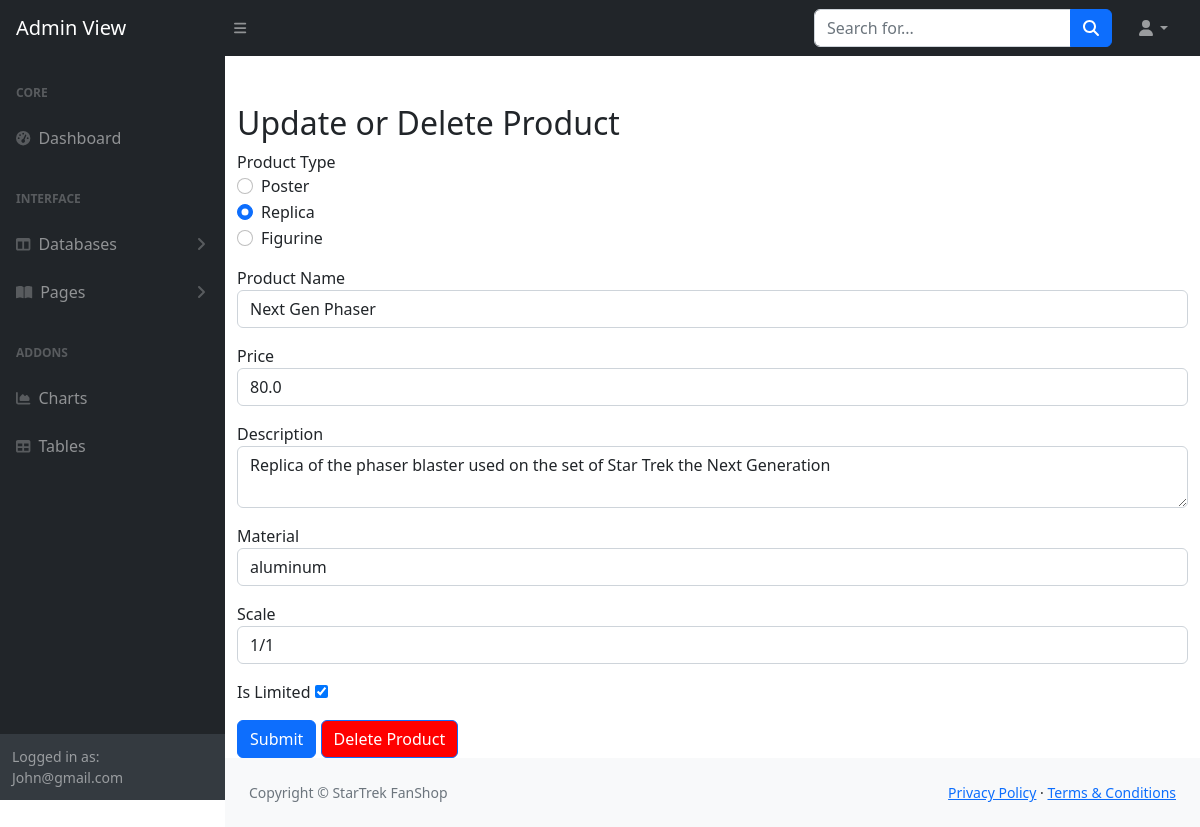
The page /manage_product/1 (signed in) on the database its author committed.
### tables this page shows
CREATE TABLE products (
        productID INTEGER PRIMARY KEY AUTOINCREMENT,
        productName TEXT NOT NULL,
        price REAL NOT NULL,
        type TEXT,
        gender TEXT,
        movable BOOLEAN,
        isMirror BOOLEAN,
        character TEXT,
        hasColour BOOLEAN,
        dimensions TEXT,
        material TEXT,
        scale TEXT,
        isLimited BOOLEAN,
        description TEXT,
        image_blob BLOB
    );

### app.py (the view, shortened to what this page needs)
@app.route('/manage_product/<int:productID>', methods=['GET', 'POST'])
def manage_product(productID):
    productService = ProductService()
    product = productService.get_product_by_id(productID)
    if product.image_blob:
        product.image = base64.b64encode(product.image_blob).decode('utf-8')
    else:
        product.image = None
    return render_template('manage_product.html', product=product)

### dao/productDAO.py (called while the page is built)
    def get_product_by_id(self, productID):
        sql = '''SELECT * FROM products WHERE productID = ?'''
        cursor = self.conn.execute(sql, (productID,))
        row = cursor.fetchone()
        if row:
            return Product(*row)
        self.conn.close()
        return None

### services/ProductService.py (called while the page is built)
    def get_product_by_id(self, productID):
        return self.productDAO.get_product_by_id(productID)

### templates/manage_product.html (shortened to what this page needs)
<!DOCTYPE html>
<html lang="en">
    <head>
        <link href="https://cdn.jsdelivr.net/npm/simple-datatables@7.1.2/dist/style.min.css" rel="stylesheet" />
        <link href="{{ url_for('static', filename='css/styles_admin.css') }}" rel="stylesheet" />
    </head>
    <body class="sb-nav-fixed">
        <nav class="sb-topnav navbar navbar-expand navbar-dark bg-dark">
            <a class="navbar-brand ps-3" href="index.html">Admin View</a>
            <button class="btn btn-link btn-sm order-1 order-lg-0 me-4 me-lg-0" id="sidebarToggle" href="#!"><i class="fas fa-bars"></i></button>
            <form class="d-none d-md-inline-block form-inline ms-auto me-0 me-md-3 my-2 my-md-0">
                <div class="input-group">
                    <input class="form-control" type="text" placeholder="Search for..." aria-label="Search for..." aria-describedby="btnNavbarSearch" />
                    <button class="btn btn-primary" id="btnNavbarSearch" type="button"><i class="fas fa-search"></i></button>
                </div>
            </form>
            <ul class="navbar-nav ms-auto ms-md-0 me-3 me-lg-4">
                <li class="nav-item dropdown">
                    <a class="nav-link dropdown-toggle" id="navbarDropdown" href="#" role="button" data-bs-toggle="dropdown" aria-expanded="false"><i class="fas fa-user fa-fw"></i></a>
                </li>
            </ul>
        </nav>
        <div id="layoutSidenav">
            <div id="layoutSidenav_nav">
                <nav class="sb-sidenav accordion sb-sidenav-dark" id="sidenavAccordion">
                    <div class="sb-sidenav-menu">
                        <div class="nav">
                            <div class="sb-sidenav-menu-heading">Core</div>
                            <a class="nav-link" href={{url_for('admin_page') }}
>
                                <div class="sb-nav-link-icon"><i class="fas fa-tachometer-alt"></i></div>
                                Dashboard
                            </a>
                            <div class="sb-sidenav-menu-heading">Interface</div>
                            <a class="nav-link collapsed" href="#" data-bs-toggle="collapse" data-bs-target="#collapseLayouts" aria-expanded="false" aria-controls="collapseLayouts">
                                <div class="sb-nav-link-icon"><i class="fas fa-columns"></i></div>
                                Databases
                                <div class="sb-sidenav-collapse-arrow"><i class="fas fa-angle-down"></i></div>
                            </a>
                            <a class="nav-link collapsed" href="#" data-bs-toggle="collapse" data-bs-target="#collapsePages" aria-expanded="false" aria-controls="collapsePages">
                                <div class="sb-nav-link-icon"><i class="fas fa-book-open"></i></div>
                                Pages
                                <div class="sb-sidenav-collapse-arrow"><i class="fas fa-angle-down"></i></div>
                            </a>
                            <div class="sb-sidenav-menu-heading">Addons</div>
                            <a class="nav-link" href="">
                                <div class="sb-nav-link-icon"><i class="fas fa-chart-area"></i></div>
                                Charts
                            </a>
                            <a class="nav-link" href="">
                                <div class="sb-nav-link-icon"><i class="fas fa-table"></i></div>
                                Tables
                            </a>
                        </div>
                    </div>
                    <div class="sb-sidenav-footer">
                        <div class="small">Logged in as: {{session['session_user']}}</div>
                    </div>
                </nav>
            </div>
            <div id="layoutSidenav_content">
    <div class="container mt-5">
        <h2>Update or Delete Product</h2>
        <form method="POST" name='edit' action="{{ url_for('manage_product', productID=product.productID) }}">
            <div class="form-group mb-3">
                <label>Product Type</label>
                <div class="form-check">
                    <input class="form-check-input" type="radio" name="productType" id="poster" value="poster" {% if product.type == 'poster' %} checked {% endif %} onchange="this.form.submit()">
                    <label class="form-check-label" for="poster">Poster</label>
                </div>
                <div class="form-check">
                    <input class="form-check-input" type="radio" name="productType" id="replica" value="replica" {% if product.type == 'replica' %} checked {% endif %} onchange="this.form.submit()">
                    <label class="form-check-label" for="replica">Replica</label>
                </div>
                <div class="form-check">
                    <input class="form-check-input" type="radio" name="productType" id="figurine" value="figurine" {% if product.type == 'figurine' %} checked {% endif %} onchange="this.form.submit()">
                    <label class="form-check-label" for="figurine">Figurine</label>
                </div>
            </div>
        </form>
        <form method="POST" name="save" action="{{ url_for('manage_product', productID=product.productID) }}" enctype="multipart/form-data">
            <div class="form-group mb-3">
                <label for="productName">Product Name</label>
                <input type="text" class="form-control" id="productName" name="productName" value="{{ product.productName }}" required>
            </div>
            <div class="form-group mb-3">
                <label for="price">Price</label>
                <input type="number" class="form-control" id="price" name="price" value="{{ product.price }}" required>
            </div>
            <div class="form-group mb-3">
                <label for="description">Description</label>
                <textarea class="form-control" id="description" name="description" required>{{ product.description }}</textarea>
            </div>
            <div {% if product.type != 'replica' %}style="display: none;"{% endif %}>
                <div class="form-group mb-3">
                    <label for="material">Material</label>
                    <input type="text" class="form-control" id="material" name="material" value="{{ product.material }}" {% if product.type == 'replica' %} required {% endif %}>
                </div>
                <div class="form-group mb-3">
                    <label for="scale">Scale</label>
                    <input type="text" class="form-control" id="scale" name="scale" value="{{ product.scale }}" {% if product.type == 'replica' %} required {% endif %}>
                </div>
                <div class="form-group mb-3">
                    <label for="isLimited">Is Limited</label>
                    <input type="checkbox" id="isLimited" name="isLimited" {% if product.isLimited %} checked {% endif %}>
                </div>
            </div>
            <button type="submit" class="btn btn-primary" name="save_changes">Submit</button>
            <button type="submit"  class="btn btn-primary" style="background-color: red" name="delete">Delete Product</button>
        </form>
    </div>
    <footer class="py-4 bg-light mt-auto">
        <div class="container-fluid px-4">
            <div class="d-flex align-items-center justify-content-between small">
                <div class="text-muted">Copyright &copy; StarTrek FanShop</div>
                <div>
                    <a href="#">Privacy Policy</a>
                    &middot;
                    <a href="#">Terms &amp; Conditions</a>
                </div>
            </div>
        </div>
    </footer>
</html>

### rows shown on the page
products: type "☐ Poster", type "☑ Replica", type "☐ Figurine", productName "Next Gen Phaser", price "80.0", description "Replica of the phaser blaster used on the set of Star Trek the Next Generation", material "aluminum", scale "1/1", isLimited "☑"

### other values the page prints
{{ session['session_user'] }} "John@gmail.com"
